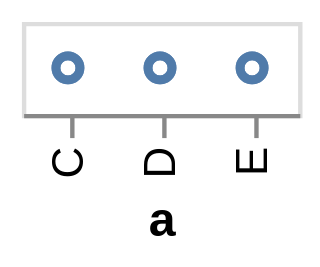

Source (Vega-Lite JSON):
### Vega specification from a JSON file in a GitHub repository (floating-point values rounded to 4 significant figures)
{"$schema": "https://vega.github.io/schema/vega/v4.json", "autosize": "pad", "padding": 5, "height": 21, "style": "cell", "data": [{"name": "source_0", "values": [{"a": "C", "b": 2}, {"a": "C", "b": 7}, {"a": "C", "b": 4}, {"a": "D", "b": 1}, {"a": "D", "b": 2}, {"a": "D", "b": 6}, {"a": "E", "b": 8}, {"a": "E", "b": 4}, {"a": "E", "b": 7}]}], "signals": [{"name": "x_step", "value": 21}, {"name": "width", "update": "bandspace(domain('x').length, 1, 0.5) * x_step"}], "marks": [{"name": "marks", "type": "symbol", "style": ["point"], "from": {"data": "source_0"}, "encode": {"update": {"opacity": {"value": 0.7}, "fill": {"value": "transparent"}, "stroke": {"value": "#4c78a8"}, "x": {"scale": "x", "field": "a"}, "y": {"signal": "height", "mult": 0.5}}}}], "scales": [{"name": "x", "type": "point", "domain": {"data": "source_0", "field": "a", "sort": true}, "range": {"step": {"signal": "x_step"}}, "padding": 0.5}], "axes": [{"scale": "x", "orient": "bottom", "title": "a", "encode": {"labels": {"update": {"angle": {"value": 270}, "align": {"value": "right"}, "baseline": {"value": "middle"}}}}, "zindex": 1}], "config": {"axisY": {"minExtent": 30}}}
